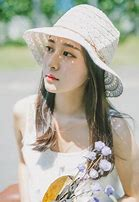
#> input picture Python-05/1.jpg, 139 x 202 px
$ python threshold.py
#> lines starting #> are read from the running program, lines starting #| are printed output that depends on the picture; after the words box and inside, x2 and y2 are one past the last pixel; in counts of white or black regions, pixels touching at a corner belong together
#简单图形轮廓识别与绘制
import cv2 as cv

img = cv.imread("1.jpg")
#> img is the input picture: shape (202, 139, 3); mean B, G, R 160.8, 174.7, 177.3
cv.imshow("image",img)
print(img.shape)
#| (202, 139, 3)

#灰度图
gray = cv.cvtColor(img,cv.COLOR_BGR2GRAY)
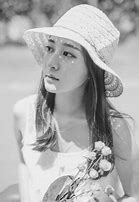
#> gray: shape (202, 139); min 5, max 255, mean 173.9
# cv.imshow("gray",gray)
print(gray.shape)
#| (202, 139)

#阈值分割，把灰度图转成二值图
ret,bin_img = cv.threshold(gray,127,255,cv.THRESH_BINARY_INV)
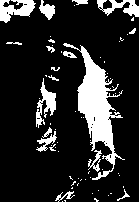
#> bin_img: shape (202, 139); 16.6% white; 65 white regions (47 under 20 px)
print("ret =",ret)
# cv.imshow("bin",bin_img)

#在二值图中查找对象的轮廓，轮廓其实就是一个优点组成的列表
contours,hierarchy = cv.findContours(bin_img,cv.RETR_EXTERNAL,cv.CHAIN_APPROX_SIMPLE)
#> contours = 65 contours, 54 with area under 20; largest, box (x1, y1, x2, y2) and area: (63, 43, 125, 180) 2185, (0, 0, 36, 23) 401, (36, 78, 56, 128) 306, (97, 0, 139, 17) 292, (39, 0, 55, 20) 145
print(type(contours))
#| <class 'list'>
print(len(contours[0]))
#| 1

#在原图中绘制轮廓，-1表示绘制所有的点
ResourceWarning = cv.drawContours(img,contours,-1,(0,255,255),10)
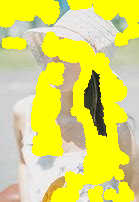
#> ResourceWarning: shape (202, 139, 3); mean B, G, R 105.1, 219.9, 222.6
cv.imshow("ret",bin_img)

cv.waitKey(0)
cv.destroyAllWindows()
